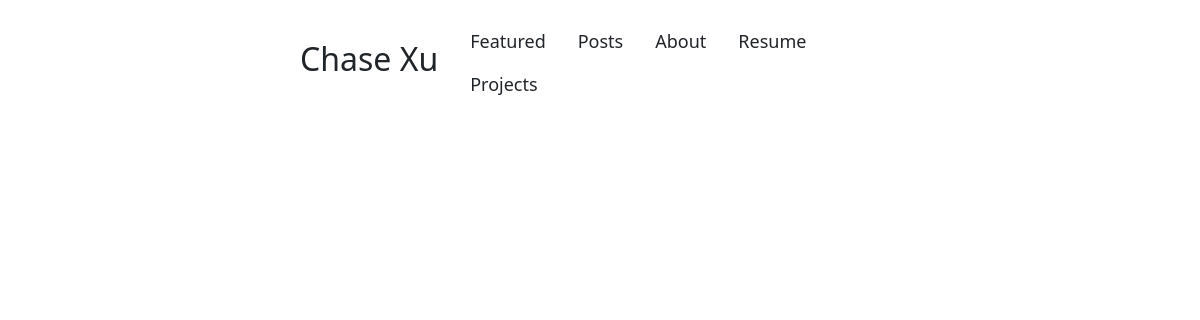
Before: /posts/all/ with the older database file.
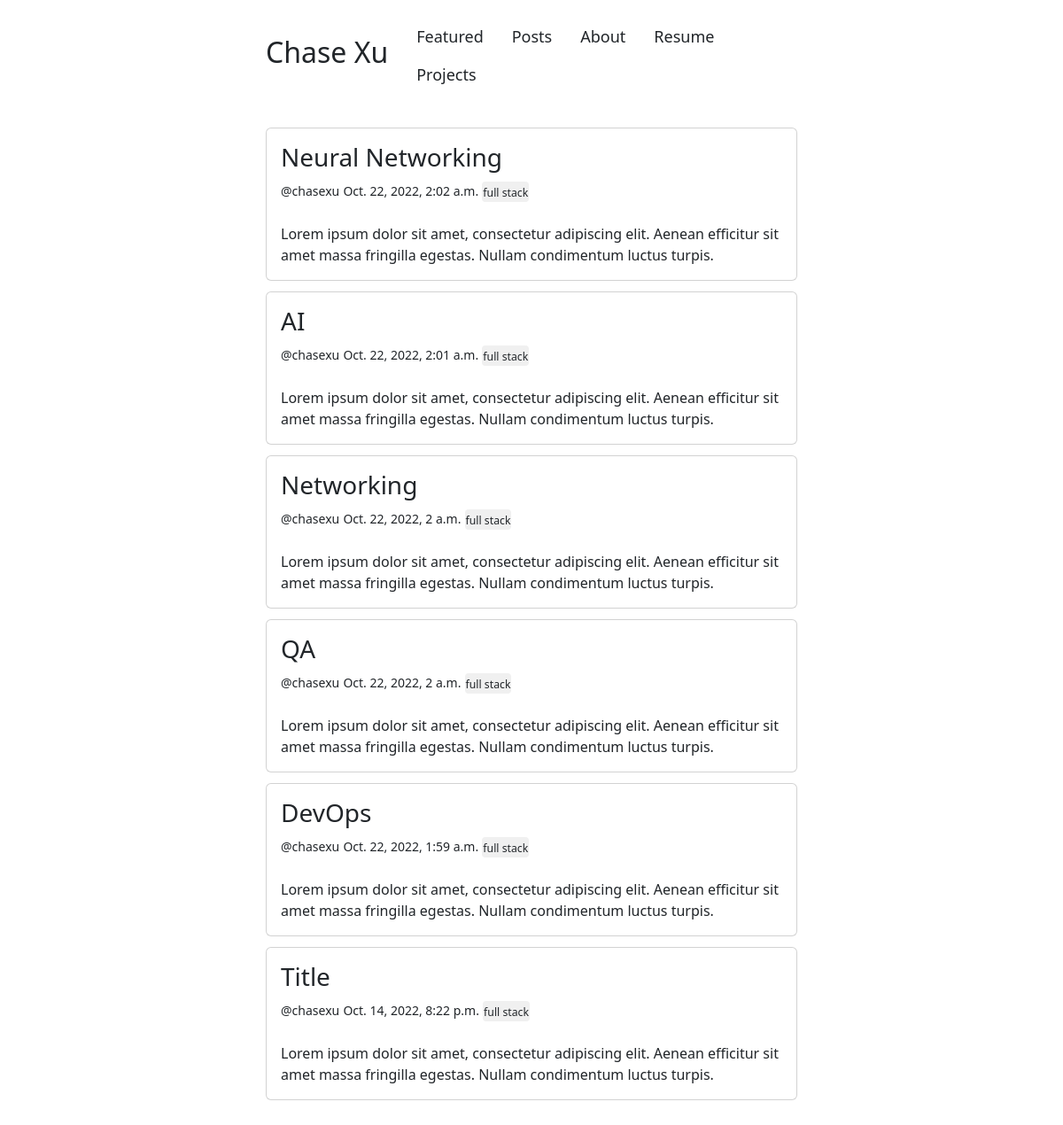
After: the same page with the newer database file.
### blog/models.py (models this page shows, shortened)
class Post(models.Model):
    title = models.CharField(max_length=100)
    slug = models.SlugField(null=True)
    overview = models.TextField()
    timestamp = models.DateTimeField(auto_now_add=True)
    content = QuillField()
    author = models.ForeignKey(Author, on_delete=models.CASCADE)
    thumbnail = models.ImageField(blank=True)
    categories = models.ManyToManyField(Category, related_name='Post')
    featured = models.BooleanField()

class Author(models.Model):
    user = models.OneToOneField(User, on_delete=models.CASCADE)
    def __str__(self):
        return self.user.username

class Category(models.Model):
    title = models.CharField(max_length=20)
    subtitle = models.CharField(max_length=20, null=True)
    slug = models.SlugField(null=True)
    thumbnail = models.ImageField(blank=True)
    def __str__(self):
        return self.title

### blog/views.py (the view)
# urls.py: path('posts/all/', allposts, name='allposts'),
def allposts(request, page=1):
    posts = Post.objects.order_by('-timestamp')
    context = {
        'posts': posts,
    }
    return render(request, 'all_posts.html', context)

### templates/all_posts.html (shortened to what this page needs)
{%extends 'base.html'%}
{%block all_posts%}
<div style="margin-top: 5%;" >
    {%if posts%}
        {%for obj in posts%}
            <div class='card' >
                <div class="card-body">
                    <h3 class="card-title" style="cursor: pointer;" onclick="location.href='{%url 'post' obj.id%}'">{{obj.title}}</h3>
                    <small>@{{obj.author}}</small> <small>{{obj.timestamp}}</small>
                    {% for cat in obj.categories.all%}
                        <button class="btn btn-sm" onclick="location.href='{%url 'category' cat.id%}'"><small>{{cat}}</small></button>
                    {%endfor%}
                    <br>
                    <br>
                    <p class="card-text">{{obj.overview}}</p>
                </div>
            </div>
        {%endfor%}
    {%endif%}
</div>
{%endblock%}

Changed rows visible on the page:
added Post: title "Neural Networking", author "chasexu", timestamp "Oct. 22, 2022, 2:02 a.m.", overview "Lorem ipsum dolor sit amet, consectetur adipiscing elit. Aenean efficitur sit amet massa fringilla egestas. Nullam condimentum luctus turpis."
added Category: title "full stack"
added Post: title "AI", author "chasexu", timestamp "Oct. 22, 2022, 2:01 a.m.", overview "Lorem ipsum dolor sit amet, consectetur adipiscing elit. Aenean efficitur sit amet massa fringilla egestas. Nullam condimentum luctus turpis."
added Post: title "Networking", author "chasexu", timestamp "Oct. 22, 2022, 2 a.m.", overview "Lorem ipsum dolor sit amet, consectetur adipiscing elit. Aenean efficitur sit amet massa fringilla egestas. Nullam condimentum luctus turpis."
added Post: title "QA", author "chasexu", timestamp "Oct. 22, 2022, 2 a.m.", overview "Lorem ipsum dolor sit amet, consectetur adipiscing elit. Aenean efficitur sit amet massa fringilla egestas. Nullam condimentum luctus turpis."
added Post: title "DevOps", author "chasexu", timestamp "Oct. 22, 2022, 1:59 a.m.", overview "Lorem ipsum dolor sit amet, consectetur adipiscing elit. Aenean efficitur sit amet massa fringilla egestas. Nullam condimentum luctus turpis."
added Post: title "Title", author "chasexu", timestamp "Oct. 14, 2022, 8:22 p.m.", overview "Lorem ipsum dolor sit amet, consectetur adipiscing elit. Aenean efficitur sit amet massa fringilla egestas. Nullam condimentum luctus turpis."
